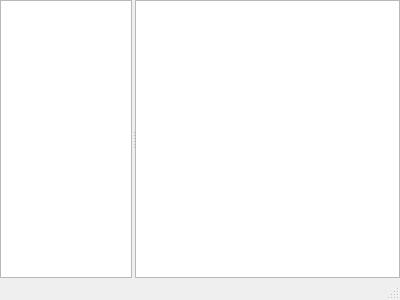
<?xml version="1.0" encoding="UTF-8"?>
<ui version="4.0">
 <class>DbWindow</class>
 <widget class="QMainWindow" name="DbWindow">
  <property name="geometry">
   <rect>
    <x>0</x>
    <y>0</y>
    <width>400</width>
    <height>300</height>
   </rect>
  </property>
  <property name="windowTitle">
   <string>DBC Browser</string>
  </property>
  <property name="windowIcon">
   <iconset resource="dbcitem.qrc">
    <normaloff>:/subwindow</normaloff>:/subwindow</iconset>
  </property>
  <widget class="QWidget" name="centralWidget">
   <layout class="QGridLayout" name="gridLayout">
    <property name="leftMargin">
     <number>0</number>
    </property>
    <property name="topMargin">
     <number>0</number>
    </property>
    <property name="rightMargin">
     <number>0</number>
    </property>
    <property name="bottomMargin">
     <number>0</number>
    </property>
    <property name="spacing">
     <number>6</number>
    </property>
    <item row="0" column="0">
     <widget class="QSplitter" name="m_splMain">
      <property name="orientation">
       <enum>Qt::Horizontal</enum>
      </property>
      <property name="handleWidth">
       <number>3</number>
      </property>
      <widget class="QTreeView" name="m_tvMain">
       <property name="sizePolicy">
        <sizepolicy hsizetype="Expanding" vsizetype="Expanding">
         <horstretch>1</horstretch>
         <verstretch>0</verstretch>
        </sizepolicy>
       </property>
       <property name="editTriggers">
        <set>QAbstractItemView::NoEditTriggers</set>
       </property>
       <property name="headerHidden">
        <bool>true</bool>
       </property>
       <property name="expandsOnDoubleClick">
        <bool>true</bool>
       </property>
      </widget>
      <widget class="QTableView" name="m_tblMain">
       <property name="sizePolicy">
        <sizepolicy hsizetype="Expanding" vsizetype="Expanding">
         <horstretch>2</horstretch>
         <verstretch>0</verstretch>
        </sizepolicy>
       </property>
       <property name="sizeAdjustPolicy">
        <enum>QAbstractScrollArea::AdjustIgnored</enum>
       </property>
       <property name="editTriggers">
        <set>QAbstractItemView::NoEditTriggers</set>
       </property>
       <property name="selectionBehavior">
        <enum>QAbstractItemView::SelectRows</enum>
       </property>
       <property name="gridStyle">
        <enum>Qt::DotLine</enum>
       </property>
       <property name="sortingEnabled">
        <bool>true</bool>
       </property>
       <attribute name="horizontalHeaderDefaultSectionSize">
        <number>160</number>
       </attribute>
       <attribute name="horizontalHeaderHighlightSections">
        <bool>false</bool>
       </attribute>
       <attribute name="horizontalHeaderStretchLastSection">
        <bool>true</bool>
       </attribute>
       <attribute name="verticalHeaderVisible">
        <bool>false</bool>
       </attribute>
       <attribute name="verticalHeaderHighlightSections">
        <bool>false</bool>
       </attribute>
      </widget>
     </widget>
    </item>
   </layout>
  </widget>
  <widget class="QStatusBar" name="m_sbMain"/>
 </widget>
 <layoutdefault spacing="6" margin="11"/>
 <resources>
  <include location="dbcitem.qrc"/>
 </resources>
 <connections/>
</ui>
